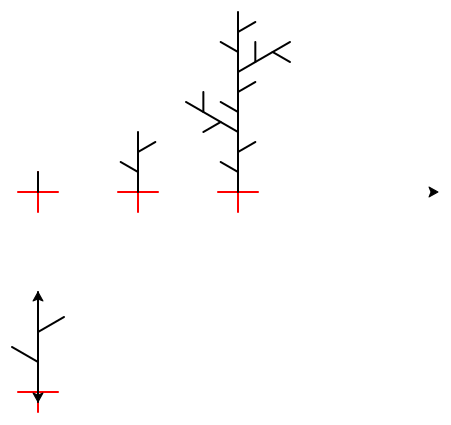

This chart was generated by the following Python code:
#https://de.wikipedia.org/wiki/Lindenmayer-System
#https://de.wikipedia.org/wiki/Fraktal
#http://paulbourke.net/fractals/lsys/

#!/usr/bin/env python

import turtle
from canvasvg import canvasvg   #use "pip install canvasvg" or "python -m pip install canvasvg"

def saveImg(name):
    nameSav = name + ".svg"
    #ts = t.getscreen().getcanvas()
    ts = turtle.getscreen().getcanvas()
    canvasvg.saveall(nameSav, ts)

#saveImg("test")

screen = turtle.Screen()
screen.setup(1200, 800)
myturtle = turtle.Turtle()
myturtle.hideturtle()           # Don't show the turtle
myturtle.speed(0)               # Make the turtle faster
myturtle.pensize(2)

D = 90
L = 10

def translate(current, axiom):
    """
    Translate all the "F" with the axiom for current string
    """
    result = ''
    consts = {'+', '-', '[', ']'}
    for c in current:
        if c in consts:
            result += c
            continue
        if c == 'F':
            result += axiom
    return result

def iterate(axiom, num=0, initator='F'):
    """
    Compute turtle rule string by iterating on an axiom
    """
    # Set initator
    result = initator
    for i in range(num):
        # For ever iteration, translate the rule string
        result = translate(result, axiom)
    return result

def draw(axiom, d=D, l=L, x=0, y=0, show_plug_points=False):
    #d: turn angle
    #l: move distance
    """
    Use turtle to draw the L-System
    """
    stack  = []                 # For tracking turtle positions
    myturtle.penup()
    myturtle.goto(x, y)
    myturtle.setheading(90)
    myturtle.pendown()
    myturtle.color("red")
    for i in range(4):
        myturtle.fd(20)
        myturtle.bk(20)
        myturtle.right(90)
    myturtle.color("black")
    if show_plug_points:
        myturtle.right(180)
        myturtle.fd(10)
        myturtle.showturtle()
        myturtle.stamp()
        myturtle.hideturtle()
        myturtle.bk(10)
        myturtle.right(180)					   
    for i in range(len(axiom)):
        c = axiom[i]
        if c == 'F':
            myturtle.forward(l)
        if c == 'f':
            myturtle.penup()
            myturtle.forward(l)
            myturtle.pendown()
        if c == '+':
            myturtle.right(d)
        if c == '-':
            myturtle.left(d)
        if c == '[':
            stack.append((myturtle.heading(), myturtle.pos()))
        if c == ']':
            heading, position = stack.pop()
            myturtle.penup()
            myturtle.goto(position)
            myturtle.setheading(heading)
            myturtle.pendown()
    if show_plug_points:
        myturtle.fd(10)
        myturtle.stamp()
        myturtle.bk(10)					

#-------------
angle=60
axiom = "F"
#rule = "F[-F]+F"
rule = "F[-F]F[+F]F"
axiom_pos = [-400,-200]
pos_list = [[-400,0],[-300,0],[-200,0],[-100,0],[0,0]]
len_list = [20,20,20,20,20]

draw(rule,angle,30,axiom_pos[0],axiom_pos[1],True)

i = 0
#---
result = iterate(rule, 0, axiom)
draw(result,angle,len_list[i],pos_list[i][0],pos_list[i][1])
i = i + 1
#---
result = iterate(rule, 1, result)
draw(result,angle,len_list[i],pos_list[i][0],pos_list[i][1])
i = i + 1
#---
result = iterate(rule, 1, result)
draw(result,angle,len_list[i],pos_list[i][0],pos_list[i][1])
i = i + 1
#---
"""
result = iterate(rule, 1, result)
draw(result,angle,len_list[i],pos_list[i][0],pos_list[i][1])
i = i + 1
#---
result = iterate(rule, 1, result)
draw(result,angle,len_list[i],pos_list[i][0],pos_list[i][1])
i = i + 1
#---
"""

saveImg("example")
screen.onkey(screen.bye, 'q')
screen.listen()
turtle.mainloop()











    
